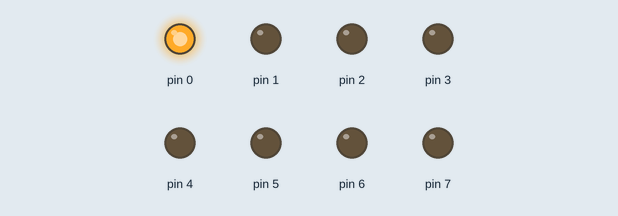
The sketch below on a simulated Arduino Uno, built with avr-gcc and run on an emulated ATmega328P. Parts: output pins drawn as LEDs (lit = HIGH).

Above: at 0.05 s.
At 0.45 s:
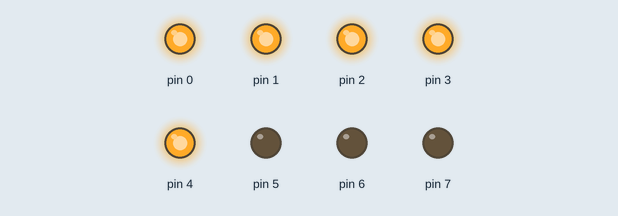
At 0.85 s:
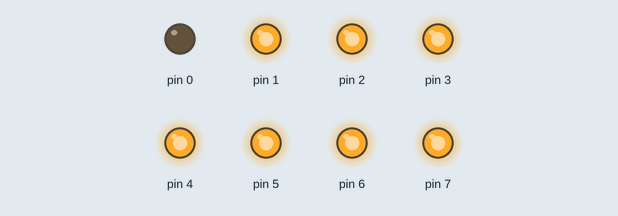
At 1.75 s:
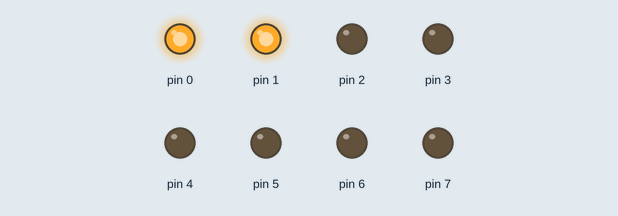
At 2.65 s:
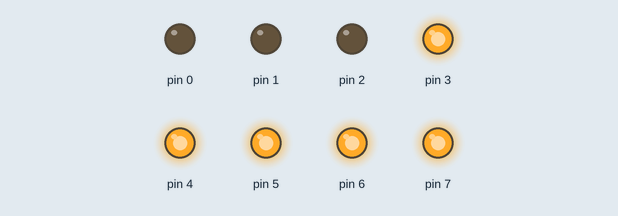
At 3.55 s:
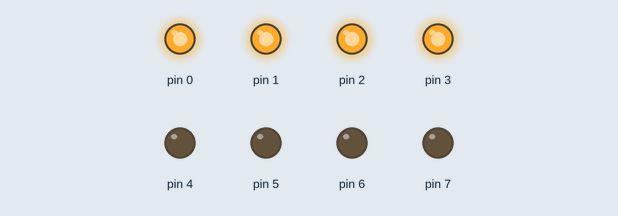
Timing chart, 0 to 3.9 s (numbered marks = the images above):
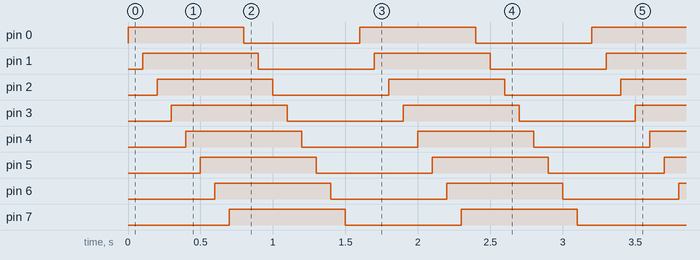

The sketch:

led8_baris_maju.ino
```cpp
void setup() {
  pinMode(0, OUTPUT);
  pinMode(1, OUTPUT);
  pinMode(2, OUTPUT);
  pinMode(3, OUTPUT);
  pinMode(4, OUTPUT);
  pinMode(5, OUTPUT);
  pinMode(6, OUTPUT);
  pinMode(7, OUTPUT);

}

void loop() {
  digitalWrite(0, HIGH); delay(100);
  digitalWrite(1, HIGH); delay(100);
  digitalWrite(2, HIGH); delay(100);
  digitalWrite(3, HIGH); delay(100);
  digitalWrite(4, HIGH); delay(100);
  digitalWrite(5, HIGH); delay(100);
  digitalWrite(6, HIGH); delay(100);
  digitalWrite(7, HIGH); delay(100);
  digitalWrite(0, 0); delay(100);
  digitalWrite(1, 0); delay(100);
  digitalWrite(2, 0); delay(100);
  digitalWrite(3, 0); delay(100);
  digitalWrite(4, 0); delay(100);
  digitalWrite(5, 0); delay(100);
  digitalWrite(6, 0); delay(100);
  digitalWrite(7, 0); delay(100);

}
```

Measured:
- by itself, pin 0–7: alternates HIGH for 0.80 s and LOW for 0.80 s
- by itself, everything shown: repeats every 1.6 s, in 16 steps
